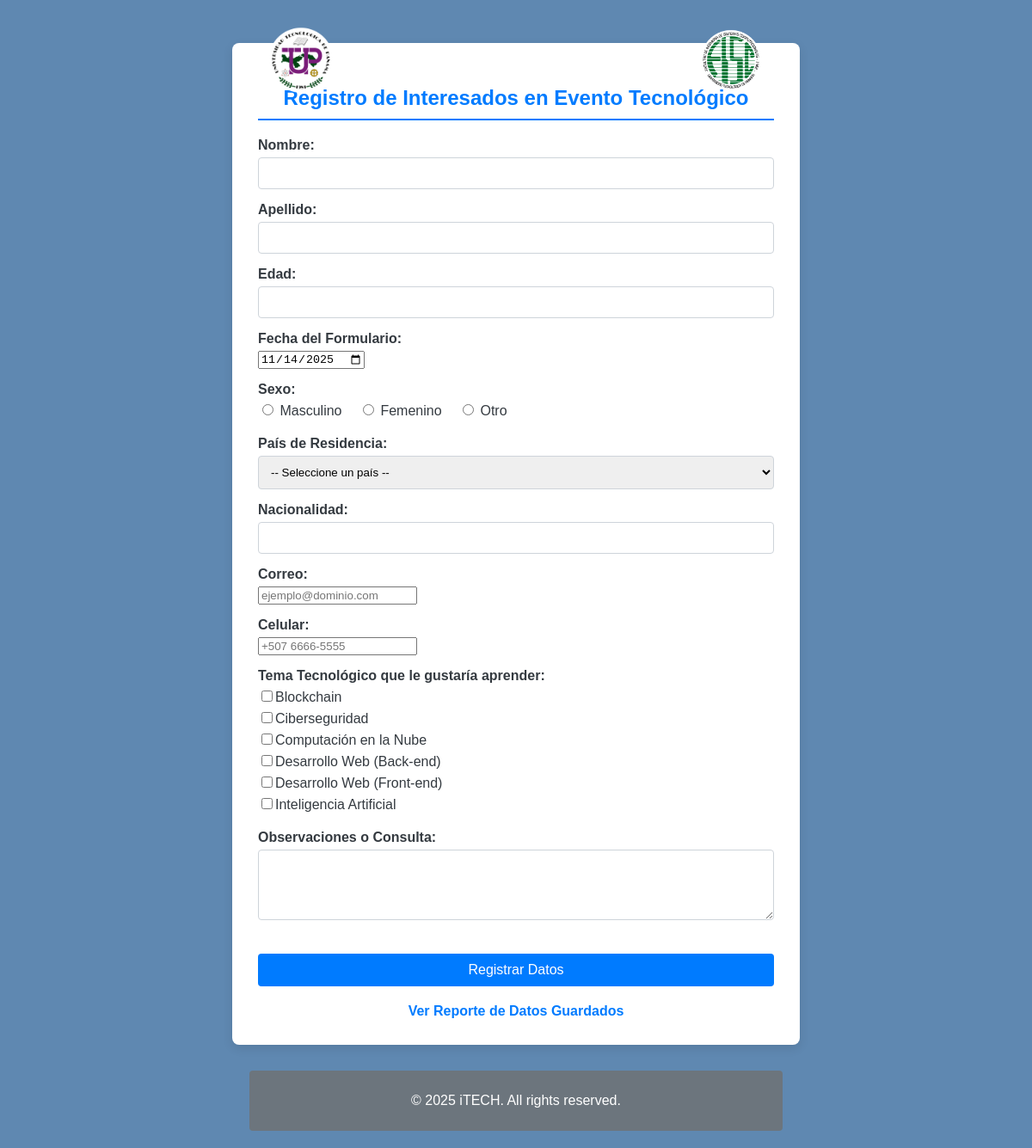
The page / on the database its author committed.
### tables this page shows
CREATE TABLE IF NOT EXISTS areas_interes (
    id_area INT AUTO_INCREMENT PRIMARY KEY,
    nombre_area VARCHAR(100) NOT NULL UNIQUE
);

### Conexion.php (called while the page is built, shortened)
<?php
class DB_Conexion {
    private $host = "localhost";
    private $usuario = "root";
    private $password = "";
    private $nombre_bd = "db_parcial_formdatos";
    private $conexion;
    public function __construct() {
        $this->conexion = new mysqli($this->host, $this->usuario, $this->password, $this->nombre_bd);
        $this->conexion->set_charset("utf8mb4");
    }
    public function obtener_datos(string $sql) {
        return $this->conexion->query($sql);
    }
}

### index.php (the view, shortened to what this page needs)
<?php
require_once 'Conexion.php';
$db_get = new DB_Conexion();
$areas_res = $db_get->obtener_datos("SELECT id_area, nombre_area FROM areas_interes ORDER BY nombre_area");
?>
<!DOCTYPE html>
<html lang="es">
<head>
    <link rel="stylesheet" href="style.css">
</head>
<body>
    <div class="header-container">
        <img src="logo_izq.png" alt="Logo Izquierdo" class="logo izquierda">
        <img src="logo_derecho.png" alt="Logo Derecho" class="logo derecha">
    </div>
    <div class="contenedor">
        <h2>Registro de Interesados en Evento Tecnológico</h2>
        <form method="POST" action="<?php echo htmlspecialchars($_SERVER["PHP_SELF"]); ?>">
            <div class="grupo-control"><label for="nombre">Nombre:</label><input type="text" id="nombre" name="nombre" required value="<?php echo $_POST['nombre'] ?? ''; ?>"></div>
            <div class="grupo-control"><label for="apellido">Apellido:</label><input type="text" id="apellido" name="apellido" required value="<?php echo $_POST['apellido'] ?? ''; ?>"></div>
            <div class="grupo-control"><label for="edad">Edad:</label><input type="number" id="edad" name="edad" min="1" required value="<?php echo $_POST['edad'] ?? ''; ?>"></div>
            <div class="grupo-control">
                <label for="fecha_formulario">Fecha del Formulario:</label>
                <input type="date" id="fecha_formulario" name="fecha_formulario" required
                       value="<?php echo $_POST['fecha_formulario'] ?? date('Y-m-d'); ?>">
            </div>
            <div class="grupo-control">
                <label>Sexo:</label>
                <div class="grupo-radio-checkbox">
                    <input type="radio" id="masculino" name="sexo" value="Masculino" required <?php echo (($_POST['sexo'] ?? '') == 'Masculino') ? 'checked' : ''; ?>> <label for="masculino">Masculino</label>
                    <input type="radio" id="femenino" name="sexo" value="Femenino" <?php echo (($_POST['sexo'] ?? '') == 'Femenino') ? 'checked' : ''; ?>> <label for="femenino">Femenino</label>
                    <input type="radio" id="otro" name="sexo" value="Otro" <?php echo (($_POST['sexo'] ?? '') == 'Otro') ? 'checked' : ''; ?>> <label for="otro">Otro</label>
                </div>
            </div>
            <div class="grupo-control">
                <label for="pais_residencia">País de Residencia:</label>
                <select id="pais_residencia" name="pais_residencia" required>
                    <option value="">-- Seleccione un país --</option>
                </select>
            </div>
            <div class="grupo-control"><label for="nacionalidad">Nacionalidad:</label><input type="text" id="nacionalidad" name="nacionalidad" required value="<?php echo $_POST['nacionalidad'] ?? ''; ?>"></div>
            <div class="grupo-control">
                <label for="correo">Correo:</label>
                <input type="email" id="correo" name="correo" required
                        placeholder="ejemplo@dominio.com"
                        value="<?php echo $_POST['correo'] ?? ''; ?>">
            </div>
            <div class="grupo-control">
                <label for="celular">Celular:</label>
                <input type="tel" id="celular" name="celular" required
                        placeholder="+507 6666-5555"
                        value="<?php echo $_POST['celular'] ?? ''; ?>">
            </div>
            <div class="grupo-control">
                <label>Tema Tecnológico que le gustaría aprender:</label>
                <div class="grupo-radio-checkbox">
                    <?php
                    $temas_post = $_POST['temas'] ?? [];
                    if ($areas_res && $areas_res->num_rows > 0) {
                        while($area = $areas_res->fetch_assoc()) {
                            $checked = in_array($area['id_area'], $temas_post) ? 'checked' : '';
                            echo "<input type='checkbox' id='tema_{$area['id_area']}' name='temas[]' value='{$area['id_area']}' {$checked}>";
                            echo "<label for='tema_{$area['id_area']}'>{$area['nombre_area']}</label><br>";
                        }
                    }
                    ?>
                </div>
            </div>
            <div class="grupo-control">
                <label for="observaciones">Observaciones o Consulta:</label>
                <textarea id="observaciones" name="observaciones" rows="4"><?php echo $_POST['observaciones'] ?? ''; ?></textarea>
            </div>
            <button type="submit">Registrar Datos</button>
            <a href="reporte.php" class="enlace-reporte">Ver Reporte de Datos Guardados</a>
        </form>
    </div>
    <footer>
        <p>&copy; 2025 iTECH. All rights reserved.</p>
    </footer>
</body>
</html>

### style.css (style rules this page uses)
:root { --color-primario: #007bff; --color-secundario: #6c757d; --color-fondo: #5f88b1; --color-texto: #343a40; }
body { font-family: Arial, sans-serif; background-color: var(--color-fondo); color: var(--color-texto); margin: 0; padding: 20px; display: flex; flex-direction: column; align-items: center; }
.contenedor { background-color: #ffffff; padding: 30px; border-radius: 8px; box-shadow: 0 4px 12px rgba(0, 0, 0, 0.1); width: 100%; max-width: 600px; }
h2 { color: var(--color-primario); text-align: center; border-bottom: 2px solid var(--color-primario); padding-bottom: 10px; margin-bottom: 20px; }
.grupo-control { margin-bottom: 15px; }
label { display: block; margin-bottom: 5px; font-weight: bold; }
input[type="text"], input[type="number"], select, textarea { width: 100%; padding: 10px; border: 1px solid #ced4da; border-radius: 4px; box-sizing: border-box; }
textarea { resize: vertical; }
.grupo-radio-checkbox label { display: inline-block; font-weight: normal; margin-right: 15px; }
button[type="submit"] { background-color: var(--color-primario); color: white; padding: 10px 15px; border: none; border-radius: 4px; cursor: pointer; font-size: 16px; width: 100%; margin-top: 20px; transition: background-color 0.3s; }
footer { margin-top: 30px; padding: 10px; background-color: var(--color-secundario); color: white; width: 100%; max-width: 600px; text-align: center; border-radius: 4px; }
.enlace-reporte { display: block; text-align: center; margin-top: 20px; color: var(--color-primario); text-decoration: none; font-weight: bold; }
.header-container { width: 100%; max-width: 600px; margin: 0 auto; position: relative; height: 100px; margin-bottom: -70px; }
.logo { position: absolute; width: 80px; height: auto; top: 10px; z-index: 10; }
.logo.izquierda { left: 10px; }
.logo.derecha { right: 10px; }

### rows shown on the page
areas_interes: nombre_area "Blockchain"
areas_interes: nombre_area "Ciberseguridad"
areas_interes: nombre_area "Computación en la Nube"
areas_interes: nombre_area "Desarrollo Web (Back-end)"
areas_interes: nombre_area "Desarrollo Web (Front-end)"
areas_interes: nombre_area "Inteligencia Artificial"
